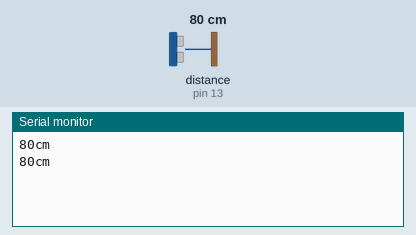
Simulated run of this sketch. Board: Arduino Uno, built with avr-gcc and run on an emulated ATmega328P. Shown: the last lines printed to the serial monitor. Inputs (shaded band) come from the test bench; at power-on: distance to the obstacle (sensor on pin 13) 80 cm. The echo pulse lasts 58.3 µs per cm.

Above: at 1.8 s.
1.9 s: distance to the obstacle (sensor on pin 13) set to 2 cm
At 2.7 s:
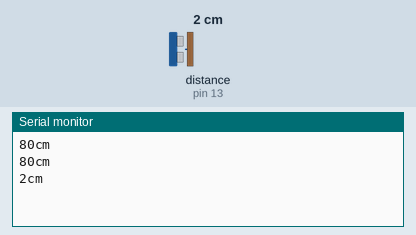
3.4 s: distance to the obstacle (sensor on pin 13) set to 4 cm
At 4.8 s:
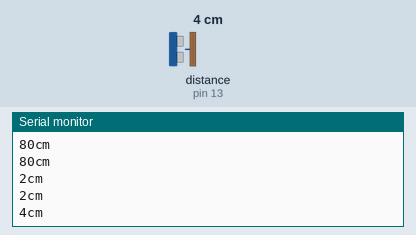
Timing chart, 0 to 6.4 s (numbered marks = the images above; inputs shaded):
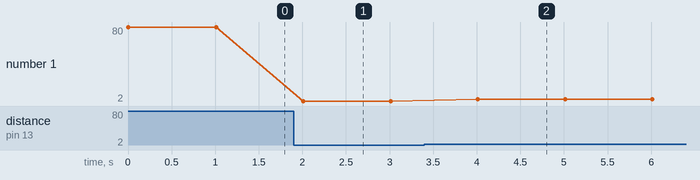

Measured:
- after the input at 1.9 s, the serial monitor: prints a new line after 0.11 s (image 1)
- after the input at 3.4 s, the serial monitor: prints a new line after 0.61 s (image 2)
- plotted number 1: 80 → 2 after the input at 1.9 s, 2 → 4 after the input at 3.4 s

The sketch:

sonic2.ino
```cpp
#include <Ultrasonic.h>


 Ultrasonic ultrassom(12,13); // define o nome do sensor(ultrassom)
//e onde esta ligado o trig(6) e o echo(13) respectivamente
 long distancia;
 void setup() {
 Serial.begin(9600); //Habilita Comunicação Serial a uma taxa de 9600 bauds.

 }
 void loop()
 {
   distancia = ultrassom.Ranging(CM);// ultrassom.Ranging(CM) retorna a distancia em centímetros(CM) ou polegadas(INC)
   Serial.print(distancia); //imprime o valor da variável distancia
   Serial.println("cm");
   delay(1000);
 }
```
